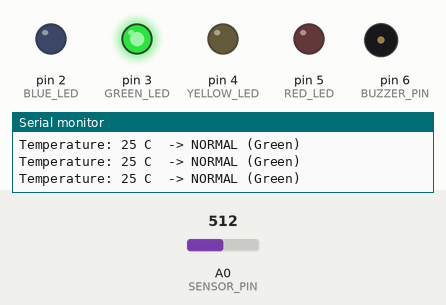
Recording of a sketch running on a simulated Arduino Uno, built with avr-gcc and run on an emulated ATmega328P. Parts: output pins drawn as LEDs (lit = HIGH), buzzer (waves = sounding, pin HIGH), the last lines printed to the serial monitor. The test bench sets the inputs (shaded band); at power-on: A0 (SENSOR_PIN) = 512.

Above: at 1.3 s.
1.4 s: A0 (SENSOR_PIN) set to 595
2.9 s: A0 (SENSOR_PIN) set to 624
At 3.5 s:
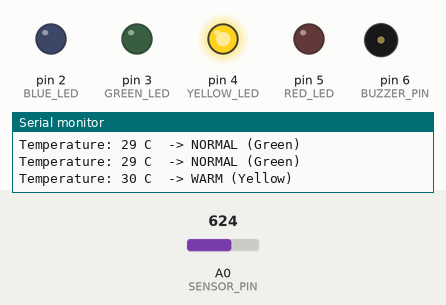
4.5 s: A0 (SENSOR_PIN) set to 810
7.5 s: A0 (SENSOR_PIN) set to 828
At 7.67 s:
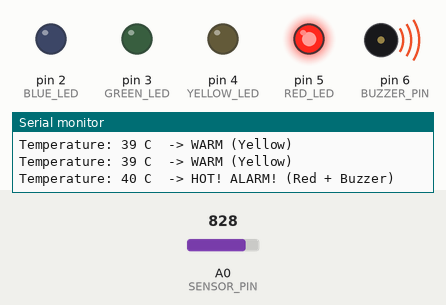
10.5 s: A0 (SENSOR_PIN) set to 306
At 12.2 s:
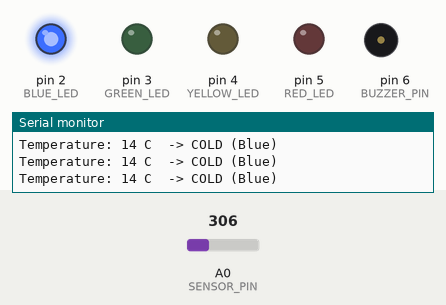
12.5 s: A0 (SENSOR_PIN) set to 399
14.0 s: A0 (SENSOR_PIN) set to 426
At 14.7 s:
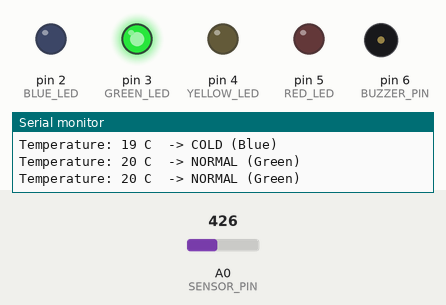
Timing chart, 0 to 16.5 s (numbered marks = the images above; inputs shaded):
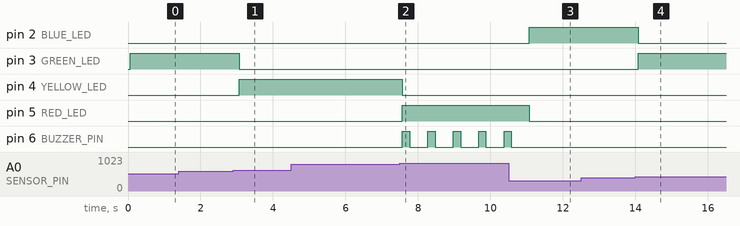

Measured:
- the behaviour switches between 613 and 614 on A0 (SENSOR_PIN) (found by bisection; images 0 and 1)
- the behaviour switches between 818 and 819 on A0 (SENSOR_PIN) (found by bisection; images 1 and 2)
- the behaviour switches between 409 and 410 on A0 (SENSOR_PIN) (found by bisection; images 3 and 4)
- after the input at 2.9 s, pin 3 (GREEN_LED): HIGH → LOW after 0.17 s; pin 4 (YELLOW_LED): LOW → HIGH after 0.17 s
- after the input at 7.5 s, pin 4 (YELLOW_LED): HIGH → LOW after 0.07 s; pin 5 (RED_LED): LOW → HIGH after 0.07 s; pin 6 (BUZZER_PIN): alternates HIGH for 0.20 s and LOW for 0.50 s, starting after 0.07 s
- after the input at 10.5 s, pin 2 (BLUE_LED): LOW → HIGH after 0.58 s; pin 5 (RED_LED): HIGH → LOW after 0.58 s; pin 6 (BUZZER_PIN): goes on until 10.6 s, then stays LOW
- after the input at 14.0 s, pin 2 (BLUE_LED): HIGH → LOW after 0.08 s; pin 3 (GREEN_LED): LOW → HIGH after 0.08 s

The sketch:

02_temperature_alarm.ino
```cpp
/*
 * Session 6: Think Like a Programmer
 * Program 2: Temperature Alarm with Thresholds
 *
 * Demonstrates: conditions (if/else if/else), comparison operators, variables
 *
 * Description:
 * Reads a simulated temperature value (potentiometer on A0, mapped to 0-50°C).
 * Uses multiple conditions to classify temperature into zones:
 * - Cold (below 20°C): Blue LED
 * - Normal (20-30°C): Green LED
 * - Warm (30-40°C): Yellow LED
 * - Hot (above 40°C): Red LED + Buzzer alarm
 *
 * Wiring:
 * - Potentiometer middle pin → A0 (simulates temperature sensor)
 * - Blue LED   → pin 2 (with 330 ohm resistor)
 * - Green LED  → pin 3 (with 330 ohm resistor)
 * - Yellow LED → pin 4 (with 330 ohm resistor)
 * - Red LED    → pin 5 (with 330 ohm resistor)
 * - Buzzer     → pin 6
 *
 * Concepts practiced:
 * - Variables (temperature, sensorValue)
 * - map() function for type conversion
 * - if / else if / else (multiple thresholds)
 * - Comparison operators (<, >=, <=)
 * - Logical AND operator (&&)
 * - Functions (allOff, showZone)
 */

const int SENSOR_PIN = A0;
const int BLUE_LED = 2;
const int GREEN_LED = 3;
const int YELLOW_LED = 4;
const int RED_LED = 5;
const int BUZZER_PIN = 6;

// Temperature thresholds (degrees Celsius)
const int COLD_MAX = 20;
const int NORMAL_MAX = 30;
const int WARM_MAX = 40;

void setup() {
  Serial.begin(9600);
  pinMode(BLUE_LED, OUTPUT);
  pinMode(GREEN_LED, OUTPUT);
  pinMode(YELLOW_LED, OUTPUT);
  pinMode(RED_LED, OUTPUT);
  pinMode(BUZZER_PIN, OUTPUT);

  Serial.println("=== Temperature Alarm System ===");
  Serial.println("Zones: Cold(<20) Normal(20-30) Warm(30-40) Hot(>40)");
  Serial.println();
}

void loop() {
  // Read sensor and convert to temperature
  int sensorValue = analogRead(SENSOR_PIN);
  int temperature = map(sensorValue, 0, 1023, 0, 50);

  // Display current reading
  Serial.print("Temperature: ");
  Serial.print(temperature);
  Serial.print(" C  -> ");

  // Turn off all indicators
  allOff();

  // Decide which zone using conditions
  if (temperature < COLD_MAX) {
    // COLD zone
    Serial.println("COLD (Blue)");
    digitalWrite(BLUE_LED, HIGH);
  } else if (temperature >= COLD_MAX && temperature < NORMAL_MAX) {
    // NORMAL zone
    Serial.println("NORMAL (Green)");
    digitalWrite(GREEN_LED, HIGH);
  } else if (temperature >= NORMAL_MAX && temperature < WARM_MAX) {
    // WARM zone
    Serial.println("WARM (Yellow)");
    digitalWrite(YELLOW_LED, HIGH);
  } else {
    // HOT zone - alarm!
    Serial.println("HOT! ALARM! (Red + Buzzer)");
    digitalWrite(RED_LED, HIGH);
    digitalWrite(BUZZER_PIN, HIGH);
    delay(200);
    digitalWrite(BUZZER_PIN, LOW);
  }

  delay(500);
}

// Function: turn off all LEDs and buzzer
void allOff() {
  digitalWrite(BLUE_LED, LOW);
  digitalWrite(GREEN_LED, LOW);
  digitalWrite(YELLOW_LED, LOW);
  digitalWrite(RED_LED, LOW);
  digitalWrite(BUZZER_PIN, LOW);
}
```
